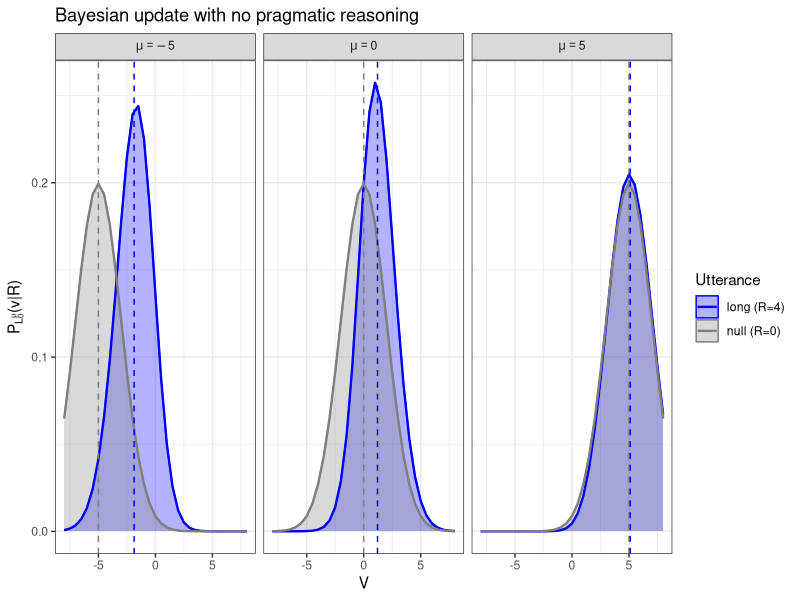
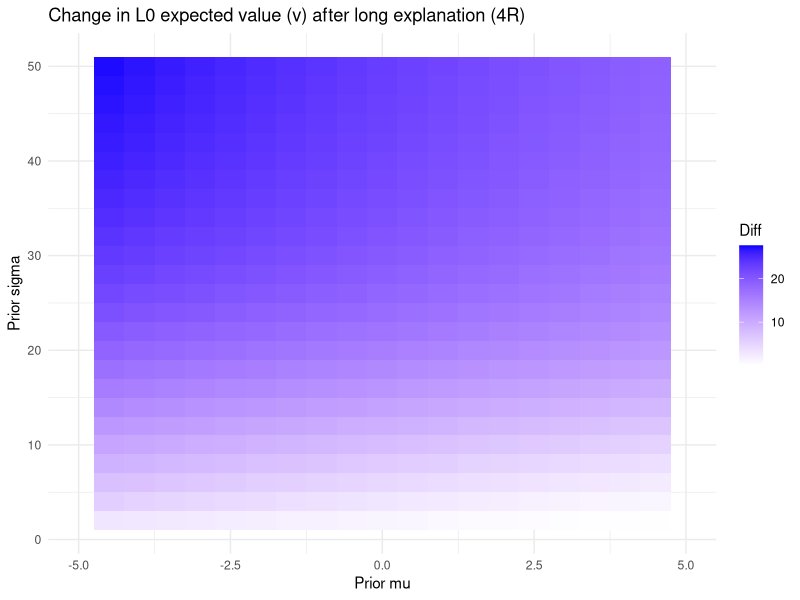
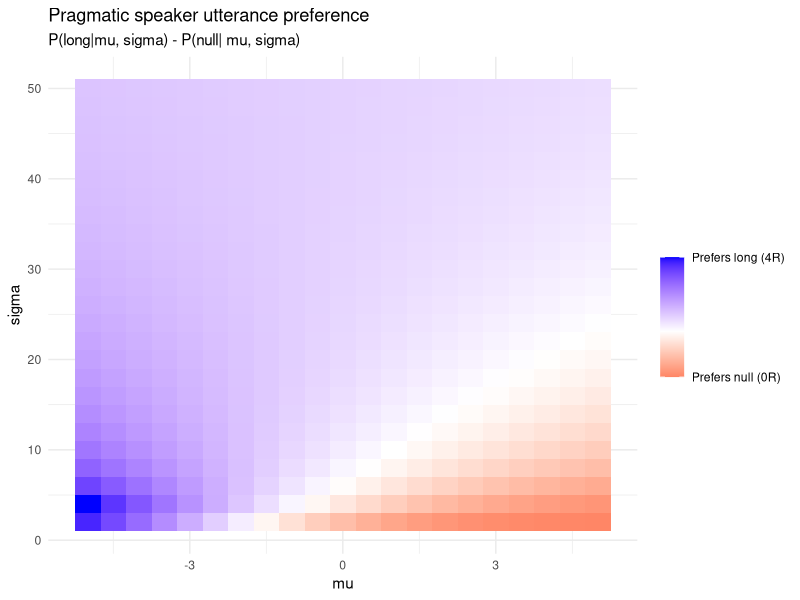
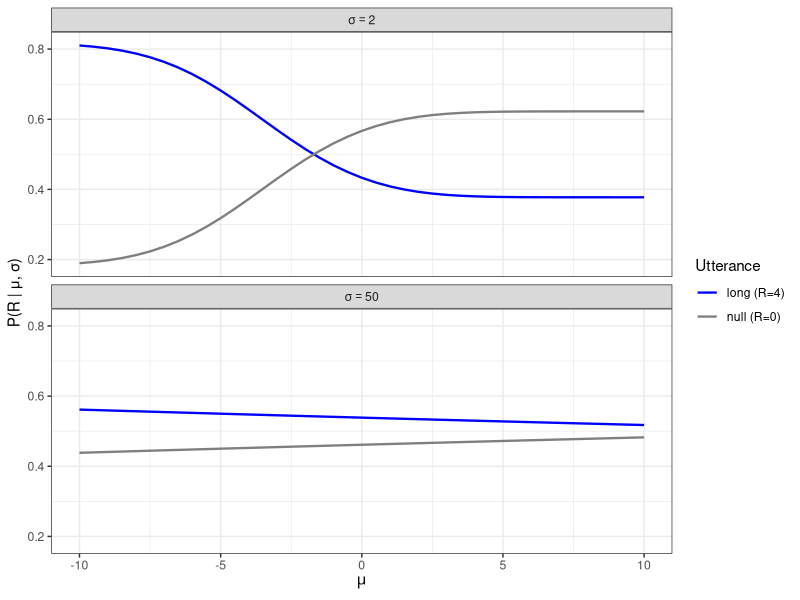
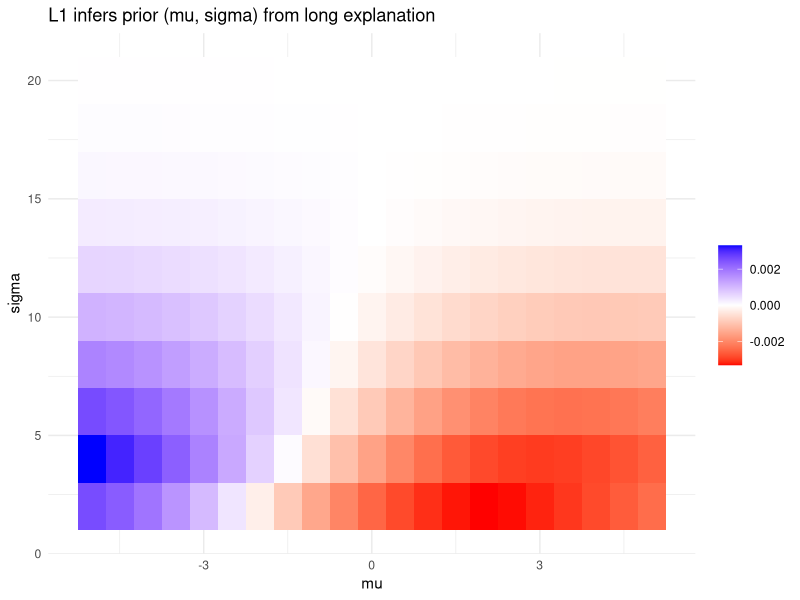
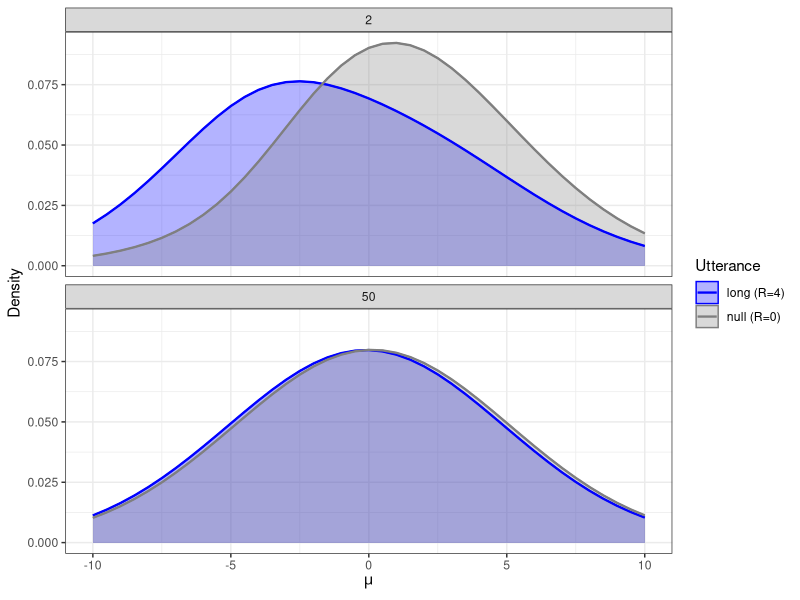
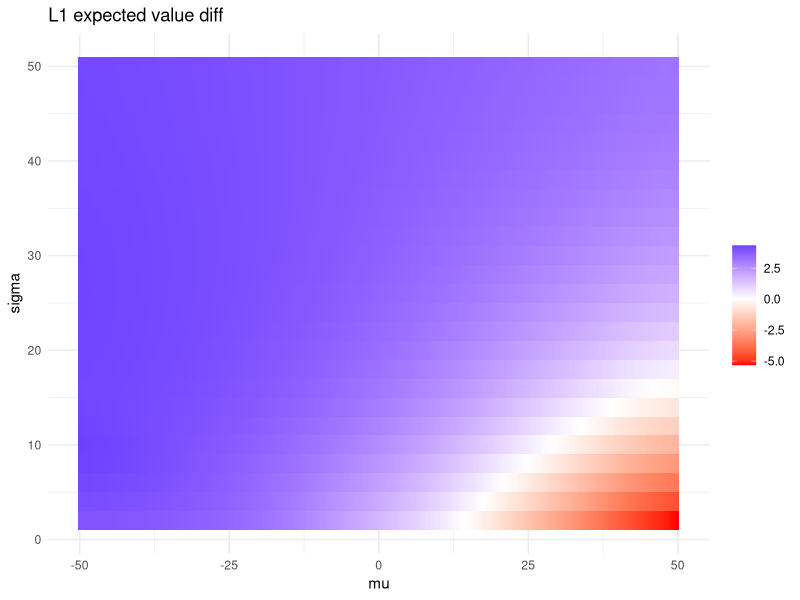

The R script that drew these images, in order:
## ---- chunk 1

library(dplyr)
library(tidyr)
library(ggplot2)
## ---- chunk 2

#these ranges are chosen pretty arbitrarily

V_vals <- seq(-50, 50, length.out = 201) 
dV <- diff(V_vals)[1]

mu_vals <- seq(-50, 50, length.out = 201)
dMu <- diff(mu_vals)[1]
sample_mu_vals <- c(-5, 0, 5)

sigma_vals <- seq(2, 50, length.out = 25)
dSigma <- diff(sigma_vals)[1]

cost <- c(null = 0, long = 0.5) 
alpha = 1
## ---- chunk 3

#beta replaced with normal
prior_L0 <- function(mu, sigma) {
  dnorm(V_vals, mu, sigma)
}

#i replaced the linear likelihood with logistic
#same principle as before but since i'm using a grid approximation for an unbounded scale rather than the unit interval now
#i want a bit of excess on either side of the peak so i dont clip the tails too much
#but if i add in that buffer, the linear likelihood is almost identical for values in the target range (ie the peak) when you norm it
#so i need something which will preserve that "monotonic increase" but steeper around the middle (ie sigmoid shape)

likelihood_L0 <- function(R) {
  if(R == "null") rep(1, length(V_vals)) else plogis(V_vals) 
}

evidential <- function(mu, sigma, R) {
  prior <- prior_L0(mu, sigma)
  likelihood <- likelihood_L0(R)
  unnorm_posterior <- prior * likelihood
  norm <- sum(unnorm_posterior) * dV
  posterior <- unnorm_posterior / norm
  data.frame(V = V_vals, 
             Prior = prior, 
             Posterior = posterior,
             UnnormPosterior = unnorm_posterior,
             mu = mu, 
             sigma = sigma, 
             R = R)
}

#not sure if this is implemented correctly i just looked it up lol
kl_divergence <- function(p, q, eps = 1e-10) {
  mask <- p > 0
  sum(p[mask] * log(p[mask] / (q[mask] + eps))) * dV
}

## ---- chunk 4

#this is just for visualizing possible priors, not a model calculation
mus <- seq(-4, 4, length.out=9)
sigmas <- c(0.5, 2)

possible_priors <- do.call(rbind, lapply(sigmas, function(s)
  do.call(rbind, lapply(mus, function(m)
    data.frame(V = V_vals, P = dnorm(V_vals, m, s), mu = factor(m), sigma = factor(s))
  ))
))

# ggplot(possible_priors, aes(x = V, y = P, color = mu)) +
#   geom_line(linewidth = 0.5) +
#   labs(
#     title = expression(paste("Possible priors ", pi[mu])), 
#     x = "V",
#     y = expression(pi[mu](V)),
#     color = expression(mu)
#   ) +
#   theme_minimal() +
#   theme(
#     panel.border = element_rect(color = "black", fill = NA),
#   )+
#   scale_x_continuous(limits = c(-10, 10))+
#   scale_y_continuous(limits = c(0, 1)) +
#   facet_wrap(~ sigma, 
#              labeller = as_labeller(c("0.5" = "sigma = 0.5", "2" = "sigma = 2")),
#              ncol = 1)
## ---- chunk 5

#literal listener plots
figure1_data <- lapply(sample_mu_vals, function(m) {
  evidential(m, 2, "long") %>%
    bind_rows() %>%
    mutate(sample_mu = m)
}) %>%
  bind_rows() %>%
  pivot_longer(cols = c("Prior", "Posterior"),
               names_to = "Distribution",
               values_to = "Prob")

posterior_means <- figure1_data %>%
  filter(Distribution == "Posterior") %>%
  group_by(sample_mu) %>%
  summarise(post_mean = sum(V * Prob) * dV, .groups = "drop")

figure1_plot <- ggplot(figure1_data,
                       aes(x = V, y = Prob,
                           fill = Distribution,
                           color = Distribution)) +
  geom_area(alpha = 0.3, position = "identity") +
  geom_line(linewidth = 0.8) +
  geom_vline(aes(xintercept = mu),
             linetype = "dashed",
             color = "gray50",
             linewidth = 0.5) +
  geom_vline(data = posterior_means,
             aes(xintercept = post_mean),
             linetype = "dashed",
             color = "blue",
             linewidth = 0.5) +
 facet_wrap(
  ~ sample_mu,
  labeller = as_labeller(
    function(x) paste0("mu == ", x),
    default = label_parsed
  )
)+
  scale_fill_manual(name = "Utterance", 
                    values = c("Prior" = "gray50", "Posterior" = "blue"),
                    labels = c("Prior" = "null (R=0)", "Posterior" = "long (R=4)")) +
  scale_color_manual(name = "Utterance", 
                     values = c("Prior" = "gray50", "Posterior" = "blue"),
                     labels = c("Prior" = "null (R=0)", "Posterior" = "long (R=4)")) +
  theme_bw() +
  labs(
    title = "Bayesian update with no pragmatic reasoning",
    x = "V",
    y = expression(paste(P[L[0]^mu], "(v|R)"))
  ) +
  scale_x_continuous(limits = c(-8, 8))

print(figure1_plot)
## ---- chunk 6

L0_data <- lapply(mu_vals, function(m) 
            lapply(sigma_vals, function(s) evidential(m, s, "long"))) %>%
            bind_rows() %>%
            pivot_longer(cols = c("Prior", "Posterior"), names_to = "Distribution",values_to ="Prob")

L0_heatmap <- L0_data  %>%
  filter(Distribution == "Posterior") %>%
  group_by(mu, sigma) %>%
  summarise(post_mean = sum(V * Prob)*dV, .groups = "drop") %>%
  mutate(delta_means = post_mean - mu) %>% 
  filter(mu >= -5, mu <= 5) 


ggplot(L0_heatmap, aes(x = mu, y = sigma, fill = delta_means)) +
  geom_tile() +
  scale_fill_gradient2(low = "red", mid = "white", high = "blue", midpoint = 0) +
  labs(title = "Change in L0 expected value (v) after long explanation (4R)", x = "Prior mu", y = "Prior sigma", fill = "Diff") +
  theme_minimal() +
  scale_x_continuous(limits = c(-5, 5))
## ---- chunk 7
#just caching the lookups since this takes a bit long to run 

L0_array_null <- array(sapply(sigma_vals, function(s)
                        sapply(mu_vals, function(m)
                        evidential(m, s, "null")$Posterior)),
  dim = c(length(V_vals), length(mu_vals), length(sigma_vals)),
  dimnames = list(V = V_vals, mu = mu_vals, sigma = sigma_vals)
)

L0_array_long <- array(sapply(sigma_vals, function(s)
                        sapply(mu_vals, function(m)
                        evidential(m, s, "long")$Posterior)),
  dim = c(length(V_vals), length(mu_vals), length(sigma_vals)),
  dimnames = list(V = V_vals, mu = mu_vals, sigma = sigma_vals))

mu_sigma_grid <- expand.grid(
  mu_j = 1:length(mu_vals), 
  sigma_k = 1:length(sigma_vals)
)

mu_sigma_grid$mu <- mu_vals[mu_sigma_grid$mu_j]
mu_sigma_grid$sigma <- sigma_vals[mu_sigma_grid$sigma_k]
## ---- chunk 8

s_probs <- mapply(function(j, k) {
  #informativity 
  inf_null <- 0
  inf_long <- kl_divergence(L0_array_long[, j, k], L0_array_null[, j, k])
  
  #utility
  util_null <- inf_null - cost["null"]
  util_long <- inf_long - cost["long"]

  #softmax
  null_numer <- exp(alpha * util_null)
  long_numer <- exp(alpha * util_long)
  denom <- null_numer + long_numer
  
  return(c(null_numer/denom, long_numer/denom, inf_null, inf_long))
  
}, mu_sigma_grid$mu_j, mu_sigma_grid$sigma_k)

mu_sigma_grid$prob_null <- s_probs[1, ]
mu_sigma_grid$prob_long <- s_probs[2, ]
mu_sigma_grid$inf_null <- s_probs[3, ]
mu_sigma_grid$inf_long <- s_probs[4, ]
## ---- chunk 9

speaker_plot <- mu_sigma_grid %>%
  mutate(prob_diff = prob_long - prob_null) %>%
  filter(mu >= -5, mu <= 5) 

ggplot(speaker_plot, aes(x = mu, y = sigma, fill = prob_diff)) +
  geom_tile() +
  scale_fill_gradient2(
    low = "red", mid = "white", high = "blue", midpoint = 0,
    breaks = c(min(speaker_plot$prob_diff), 0, max(speaker_plot$prob_diff)),
    labels = c("Prefers null (0R)", "", "Prefers long (4R)")
  ) +
  labs(
    title = "Pragmatic speaker utterance preference",
    subtitle = "P(long|mu, sigma) - P(null| mu, sigma)",
    x = "mu", y = "sigma", fill = ""
  ) +
  theme_minimal()
## ---- chunk 10

speaker_mu_data <- mu_sigma_grid %>%
  filter(sigma_vals[sigma_k] %in% c(2, 50)) %>%
  mutate(sigma = sigma_vals[sigma_k]) %>%
  pivot_longer(cols = c("prob_null", "prob_long"),
               names_to = "Utterance", values_to = "Probability") %>%
  mutate(Utterance = recode(Utterance, "prob_null" = "null", "prob_long" = "long"))

speaker_mu_plot <- ggplot(speaker_mu_data, aes(x = mu_vals[mu_j], y = Probability, color = Utterance)) +
  geom_line(linewidth = 0.8) +
  facet_wrap(~ sigma, ncol = 1, labeller = as_labeller(
    function(x) paste0("sigma == ", x), default = label_parsed)) +
  scale_color_manual(name = "Utterance",
                     values = c("null" = "gray50", "long" = "blue"),
                     labels = c("null" = "null (R=0)", "long" = "long (R=4)")) +
  labs(x = expression(mu), y = "P(R | μ, σ)") +
  theme_bw() +
  scale_x_continuous(limits = c(-10, 10))

print(speaker_mu_plot)
## ---- chunk 11

mean_mu = 0.5
mean_sigma = 2
  
hyperprior_mu <- dnorm(mu_vals, 0, 5)
p_mu <- hyperprior_mu[mu_sigma_grid$mu_j]
p_mu <- p_mu / (sum(p_mu) * dMu)

hyperprior_sigma <- dnorm(sigma_vals, 5, 5)
p_sigma <- hyperprior_sigma[mu_sigma_grid$sigma_k]
p_sigma <- p_sigma / (sum(p_sigma) * dSigma)


#L1(mu, sigma|R) = speaker choice probs * hyperpriors
joint_null_unnorm <- mu_sigma_grid$prob_null * p_mu * p_sigma 
joint_long_unnorm <- mu_sigma_grid$prob_long * p_mu * p_sigma 

mu_sigma_grid$joint_null <- joint_null_unnorm / (sum(joint_null_unnorm) * dMu * dSigma)
mu_sigma_grid$joint_long <- joint_long_unnorm / (sum(joint_long_unnorm) * dMu * dSigma)
mu_sigma_grid$joint_diff <- mu_sigma_grid$joint_long - mu_sigma_grid$joint_null

## ---- chunk 12
mu_sigma_grid %>%
  filter(mu >= -5, mu <= 5) %>%
  filter(sigma >= -5, sigma <=20) %>%
  ggplot(aes(x = mu, y = sigma, fill = joint_diff)) +
    geom_tile() +
    scale_fill_gradient2(low = "red", mid = "white", high = "blue", midpoint = 0) +
    labs(title = "L1 infers prior (mu, sigma) from long explanation",  x = "mu", y = "sigma", fill = "") +
    theme_minimal()
## ---- chunk 13

L1_mu_data <- mu_sigma_grid %>%
  filter(sigma_vals[sigma_k] %in% c(2, 50)) %>%
  pivot_longer(cols = c("joint_null", "joint_long"), 
               names_to = "Utterance", values_to = "Density") %>%
  mutate(sigma = sigma_vals[sigma_k],
         Utterance = recode(Utterance, "joint_null" = "null", "joint_long" = "long")) %>%
  group_by(sigma, Utterance) %>%
  mutate(Density = Density / (sum(Density) * dMu)) %>%
  ungroup()

L1_mu_means <- L1_mu_data %>%
  group_by(sigma, Utterance) %>%
  summarise(mean_mu = sum(mu_vals[mu_j] * Density) * dMu, .groups = "drop")

L1_mu_plot <- ggplot(L1_mu_data, aes(x = mu_vals[mu_j], y = Density, color = Utterance, fill = Utterance)) +
  geom_area(alpha = 0.3, position = "identity") +
  geom_line(linewidth = 0.8) +
  facet_wrap(~ sigma, ncol = 1) +
  labs(x = expression(mu), y = "Density") +
  theme_bw() +
  scale_fill_manual(name = "Utterance", 
                    values = c("null" = "gray50", "long" = "blue"),
                    labels = c("null" = "null (R=0)", "long" = "long (R=4)")) +
  scale_color_manual(name = "Utterance", 
                     values = c("null" = "gray50", "long" = "blue"),
                     labels = c("null" = "null (R=0)", "long" = "long (R=4)")) +
  scale_x_continuous(limits = c(-10, 10))
print(L1_mu_plot)
## ---- chunk 14

#see how different combinations of the hyperpriors affect the inference
hyperparams <- expand.grid(mean_mu = mu_vals, mean_sigma = sigma_vals)

#lot of copied code i'll edit it down later
# also this takes a while to run sorry
L1_probs <- mapply(function (mean_mu, mean_sigma) {
  
  hyperprior_mu <- dnorm(mu_vals, mean_mu, 5)
  p_mu <- hyperprior_mu[mu_sigma_grid$mu_j]
  p_mu <- p_mu / (sum(p_mu) * dMu)
  
  hyperprior_sigma <- dnorm(sigma_vals, mean_sigma, 5)
  p_sigma <- hyperprior_sigma[mu_sigma_grid$sigma_k]
  p_sigma <- p_sigma / (sum(p_sigma) * dSigma)
  
  #L1(mu, sigma|R) = speaker choice probs * hyperpriors
  joint_null_unnorm <- mu_sigma_grid$prob_null * p_mu * p_sigma 
  joint_long_unnorm <- mu_sigma_grid$prob_long * p_mu * p_sigma 
  
  mu_sigma_grid$joint_null <- joint_null_unnorm / (sum(joint_null_unnorm) * dMu * dSigma)
  mu_sigma_grid$joint_long <- joint_long_unnorm / (sum(joint_long_unnorm) * dMu * dSigma)
  
  
  L0_matrix_null <- matrix(L0_array_null, nrow = length(V_vals)) 
  L0_matrix_long <- matrix(L0_array_long, nrow = length(V_vals))
  
  #conditionalization from new prior
  p_V_null <- (L0_matrix_null %*% mu_sigma_grid$joint_null) * dMu * dSigma
  p_V_long <- (L0_matrix_long %*% mu_sigma_grid$joint_long) * dMu * dSigma


  #expected value of each distribution
  c(EV_null = sum(V_vals * p_V_null),
    EV_long = sum(V_vals * p_V_long))
  
}, hyperparams$mean_mu, hyperparams$mean_sigma)

EV_df <- data.frame(
  mu = hyperparams$mean_mu,
  nu = hyperparams$mean_sigma,
  EV_null = L1_probs["EV_null", ],
  EV_long = L1_probs["EV_long", ]
)

## ---- chunk 15
ev_plot <- EV_df %>%
  mutate(EV_diff = log(EV_long - EV_null)) #to make the difference show up a little more, the backfire is quite small with this particular choice of parameters

ggplot(ev_plot, aes(x = mu, y = nu, fill = EV_diff)) +
    geom_tile() +
    scale_fill_gradient2(low = "red", mid = "white", high = "blue", midpoint = 0) +
    labs(title = "L1 expected value diff",  x = "mu", y = "sigma", fill = "") +
    theme_minimal()
